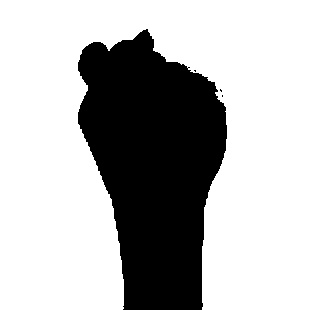
#> input picture data/test/0/9.jpg, 310 x 310 px, given in place of the camera
$ python collectData.py
#> lines starting #> are read from the running program, lines starting #| are printed output that depends on the picture; pictures that were not available may be replaced by others from this repository, and a replacement may not be noted
import cv2
import os

if not os.path.exists("data"):
    os.makedirs("data")
    os.makedirs("data/test")
    os.makedirs("data/train")
    os.makedirs('data/test/0')
    os.makedirs('data/train/0')
    os.makedirs('data/train/1')
    os.makedirs('data/test/1')
    os.makedirs('data/train/2')
    os.makedirs('data/test/2')
    os.makedirs('data/train/3')
    os.makedirs('data/test/3')
    os.makedirs('data/train/4')
    os.makedirs('data/test/4')
    os.makedirs('data/train/5')
    os.makedirs('data/test/5')
    os.makedirs('data/train/6')
    os.makedirs('data/test/6')
    os.makedirs('data/train/7')
    os.makedirs('data/test/7')
    os.makedirs('data/train/8')
    os.makedirs('data/test/8')
    os.makedirs('data/train/9')
    os.makedirs('data/test/9')
#    os.makedirs('data/test/y')
#    os.makedirs('data/train/y')

cap = cv2.VideoCapture(0)
cap.set(3,1080)
cap.set(4,680)

directory = 'data/train/'
mode = 'train'

while True:
    b,frame = cap.read()
#> frame is the input picture: shape (310, 310, 3); min 0, max 255, mean 179.7
    frame = cv2.flip(frame,1)
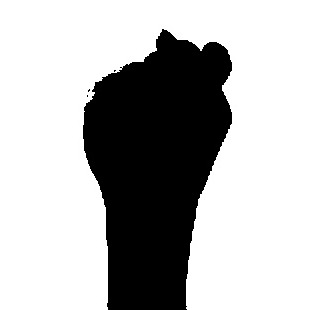
#> frame: shape (310, 310, 3); min 0, max 255, mean 179.7
    count = {
                'zero'  : len(os.listdir(directory+'/0')),
                'one'   : len(os.listdir(directory+'/1')),
                'two'   : len(os.listdir(directory+'/2')),
                'three' : len(os.listdir(directory+'/3')),
                'four'  : len(os.listdir(directory+'/4')),
                'five'  : len(os.listdir(directory+'/5')),
                'six'   : len(os.listdir(directory+'/6')),
                'seven' : len(os.listdir(directory+'/7')),
                'eight' : len(os.listdir(directory+'/8')),
                'nine'  : len(os.listdir(directory+'/9')),
#                'yra'   : len(os.listdir(directory+'/y'))
            }


    cv2.rectangle(frame,(10,0),(300,475),(200,150,100),cv2.FILLED)
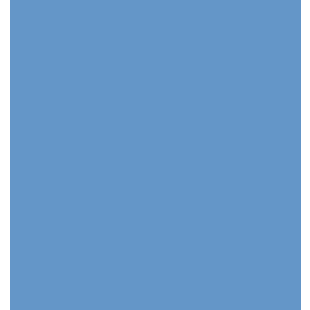
#> frame: shape (310, 310, 3); mean B, G, R 203.4, 156.4, 109.5
    cv2.putText(frame,"Data     Images",(20,25),cv2.FONT_HERSHEY_COMPLEX,1,(255,255,255),1)
    cv2.putText(frame,'0 -   '+ str(count['zero']),(48,75),cv2.FONT_HERSHEY_DUPLEX,1.25,(255,255,255),1)
    cv2.putText(frame,'1 -   '+str(count['one']),(48,115),cv2.FONT_HERSHEY_DUPLEX,1.25,(255,255,255),1)
    cv2.putText(frame,'2 -   '+str(count['two']),(48,155),cv2.FONT_HERSHEY_DUPLEX,1.25,(255,255,255),1)
    cv2.putText(frame,'3 -   '+str(count['three']),(48,195),cv2.FONT_HERSHEY_DUPLEX,1.25,(255,255,255),1)
    cv2.putText(frame,'4 -   '+str(count['four']),(48,235),cv2.FONT_HERSHEY_DUPLEX,1.25,(255,255,255),1)
    cv2.putText(frame,'5 -   '+str(count['five']),(48,275),cv2.FONT_HERSHEY_DUPLEX,1.25,(255,255,255),1)
    cv2.putText(frame,'6 -   '+str(count['six']),(48,315),cv2.FONT_HERSHEY_DUPLEX,1.25,(255,255,255),1)
    cv2.putText(frame,'7 -   '+str(count['seven']),(48,355),cv2.FONT_HERSHEY_DUPLEX,1.25,(255,255,255),1)
    cv2.putText(frame,'8 -   '+str(count['eight']),(48,395),cv2.FONT_HERSHEY_DUPLEX,1.25,(255,255,255),1)
    cv2.putText(frame,'9 -   '+str(count['nine']),(48,435),cv2.FONT_HERSHEY_DUPLEX,1.25,(255,255,255),1)
    #cv2.putText(frame,'Cool - '+str(count['yra']),(48,305),cv2.FONT_HERSHEY_DUPLEX,0.75,(55,55,55),1)

    cv2.putText(frame,"Module 1:",(20,550),cv2.FONT_HERSHEY_COMPLEX_SMALL,1.5,(255,255,255),1)
    cv2.putText(frame,"Preparation Of DataSets ",(20,600),cv2.FONT_HERSHEY_COMPLEX_SMALL,1.5,(255,255,255),1)


    x1 = int(0.5*frame.shape[1])
#> x1 = 155
    y1 = 10
    x2 = frame.shape[1]-10
#> x2 = 300
    y2 = int(0.5*frame.shape[1])
#> y2 = 155
    # Drawing the ROI
    # The increment/decrement by 1 is to compensate for the bounding box
    cv2.rectangle(frame, (x1-1, y1-1), (x2+1, y2+1), (255,0,0) ,1)
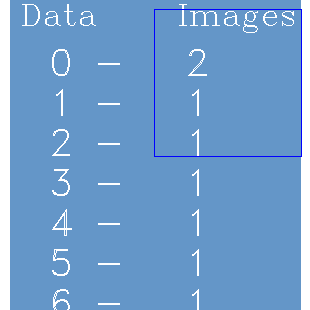
#> frame: shape (310, 310, 3); mean B, G, R 205, 157.9, 112.4
    # Extracting the ROI
    roi = frame[y1:y2, x1:x2]
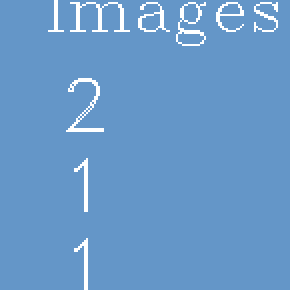
#> roi: shape (145, 145, 3) (shown 2 times larger); mean B, G, R 201.8, 153.4, 105

    roi = cv2.resize(roi, (64, 64))
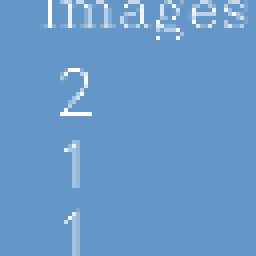
#> roi: shape (64, 64, 3) (shown 4 times larger); mean B, G, R 201.7, 153.2, 104.8
    cv2.cvtColor(roi,cv2.COLOR_BGR2GRAY)
    a,roi = cv2.threshold(roi,120,255,cv2.THRESH_BINARY)
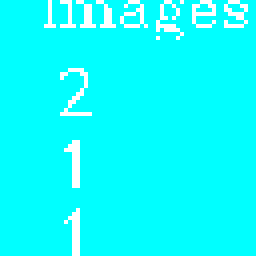
#> roi: shape (64, 64, 3) (shown 4 times larger); mean B, G, R 255, 255, 13.9
    cv2.imshow("Region of interest",roi)


    cv2.imshow("MyProject",frame)

    interupt = cv2.waitKey(10)
#> (key Esc is pressed here)

    if interupt & 0xFF == 27:
        break
    elif interupt & 0xFF == 48:
        path = directory+'0/'+str(count['zero'])+'.jpg'
        cv2.imwrite(path,roi)
        print(path)

    elif interupt & 0xFF == 49:
        cv2.imwrite(directory+'1/'+str(count['one'])+'.jpg',roi)
    elif interupt & 0xFF == 50:
        cv2.imwrite(directory+'2/'+str(count['two'])+'.jpg',roi)
    elif interupt & 0xFF == 51:
        cv2.imwrite(directory+'3/'+str(count['three'])+'.jpg',roi)
    elif interupt & 0xFF == 52:
        cv2.imwrite(directory+'4/'+str(count['four'])+'.jpg',roi)
    elif interupt & 0xFF == 53:
        cv2.imwrite(directory+'5/'+str(count['five'])+'.jpg',roi)
    elif interupt & 0xFF == 54:
        cv2.imwrite(directory+'6/'+str(count['six'])+'.jpg',roi)
    elif interupt & 0xFF == 55:
        cv2.imwrite(directory+'7/'+str(count['seven'])+'.jpg',roi)
    elif interupt & 0xFF == 56:
        cv2.imwrite(directory+'8/'+str(count['eight'])+'.jpg',roi)
    elif interupt & 0xFF == 57:
        cv2.imwrite(directory+'9/'+str(count['nine'])+'.jpg',roi)
#    elif interupt & 0xFF == 58:
#        cv2.imwrite(directory+'y/'+str(count['yra'])+'.jpg',roi)


cap.release()
cv2.destroyAllWindows()
